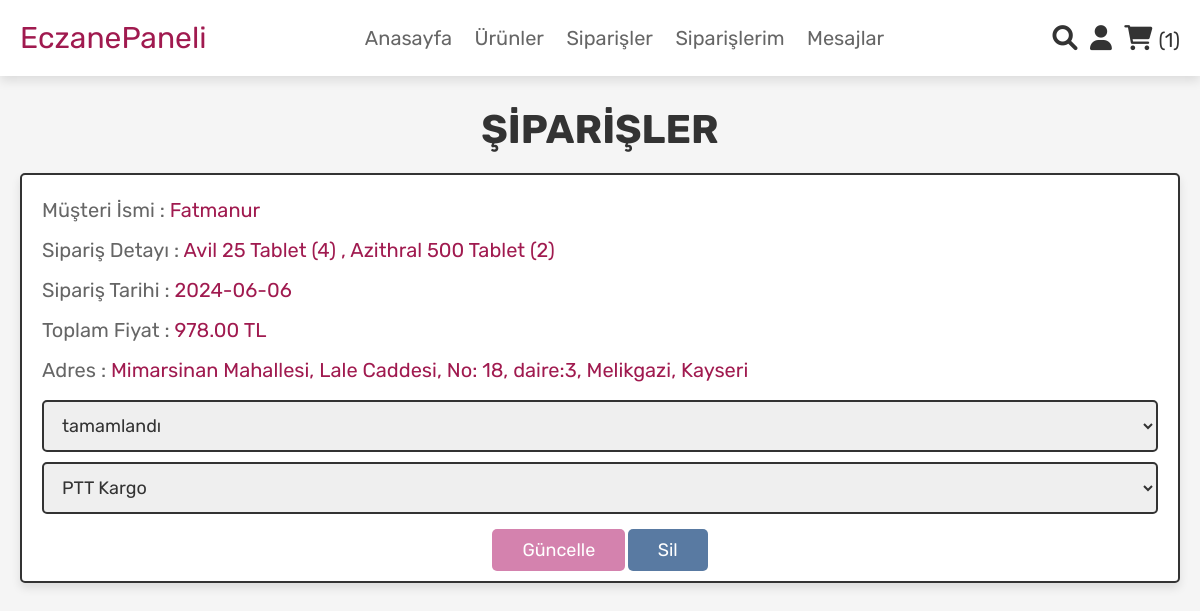
/pharmacyyy/eczane_orders.php (signed in), run on the app's committed database.
### pharmacyyy/eczane_orders.php (the view, shortened to what this page needs)
<?php
$eczane_name = $_SESSION['eczane_name'];
?>
<!DOCTYPE html>
<html lang="en">
<head>
   <link rel="stylesheet" href="https://cdnjs.cloudflare.com/ajax/libs/font-awesome/6.0.0/css/all.min.css">
   <link rel="stylesheet" href="css/admin_style.css">
</head>
<body>
<?php @include 'eczane_header.php'; ?>
<section class="placed-orders">
   <h1 class="title">ŞİPARİŞLER</h1>
   <div class="box-container">
      <?php
      $select_orders = mysqli_query($conn, "SELECT * FROM `siparişler` WHERE eczane_name = '$eczane_name'") or die('query failed');
      if (mysqli_num_rows($select_orders) > 0) {
         while ($fetch_orders = mysqli_fetch_assoc($select_orders)) {
      ?>
      <div class="box">
         <p> Müşteri İsmi : <span><?php echo $fetch_orders['user_name']; ?></span> </p>
         <p> Sipariş Detayı : <span><?php echo $fetch_orders['sipariş_özeti']; ?></span> </p>
         <p> Sipariş Tarihi : <span><?php echo $fetch_orders['sipariş_tarihi']; ?></span> </p>
         <p> Toplam Fiyat : <span><?php echo $fetch_orders['toplam_fiyat']; ?> TL</span> </p>
         <p> Adres : <span><?php echo $fetch_orders['adres']; ?></span> </p>
         <form action="" method="post">
            <select name="update_payment">
               <option disabled selected><?php echo $fetch_orders['durum']; ?></option>
            </select>
            <select name="update_shipping">
               <option disabled selected><?php echo $fetch_orders['kargo']; ?></option>
            </select>
            <input type="submit" name="update_order" value="Güncelle" class="option-btn">
            <a href="eczane_orders.php?delete=<?php echo $fetch_orders['id']; ?>" class="delete-btn" onclick="return confirm('Sipariş silinsin mi?');">Sil</a>
         </form>
      </div>
      <?php
         }
      } else {
         echo '<p class="empty">Henüz sipariş verilmedi!</p>';
      }
      ?>
   </div>
</section>
</body>
</html>

### pharmacyyy/css/admin_style.css (style rules this page uses)
:root { --pink:#a01a4f; --red:#597aa2; --orange:#d482ae; --black:#333; --white:#fff; --light-color:#666; --light-white:#ccc; --light-bg:#f5f5f5; --border:.2rem solid var(--black); --box-shadow:0 .5rem 1rem rgba(0,0,0,.1); }
* { font-family: 'Rubik', sans-serif; margin:0; padding:0; box-sizing: border-box; outline: none; border:none; text-decoration: none; transition:all .2s linear; }
html { font-size: 62.5%; overflow-x: hidden; scroll-behavior: smooth; scroll-padding-top: 6.5rem; }
body { background: var(--light-bg); }
section { padding:3rem 2rem; }
.title { text-align: center; margin-bottom: 2rem; color:var(--black); text-transform: uppercase; font-size: 4rem; }
.btn, .delete-btn, .option-btn { display: inline-block; border-radius: .5rem; margin-top: 1rem; font-size: 1.8rem; color:var(--white); cursor: pointer; padding:1rem 3rem; text-transform: capitalize; }
.delete-btn { background-color: var(--red); }
.option-btn { background-color: var(--orange); }
.placed-orders .box-container { display: grid; grid-template-columns: repeat(auto-fit, 33rem); gap:1.5rem; align-items: flex-start; max-width: 1200px; margin: 0 auto; justify-content: center; }
.placed-orders .box-container .box { padding:2rem; border:var(--border); background-color: var(--white); box-shadow: var(--box-shadow); border-radius: .5rem; }
.placed-orders .box-container .box p { margin-bottom: 1rem; font-size: 2rem; color:var(--light-color); }
.placed-orders .box-container .box p span { color:var(--pink); }
.placed-orders .box-container .box form { margin-top: 1rem; text-align: center; }
.placed-orders .box-container .box form select { width: 100%; border:var(--border); padding:1.2rem 1.4rem; font-size: 1.8rem; color:var(--black); border:var(--border); border-radius: .5rem; margin:.5rem 0; }
.placed-orders .box-container { max-width: 1200px; margin:0 auto; display: flex; flex-wrap: wrap; gap:1.5rem; align-items: flex-start; }
.placed-orders .box-container .box { background-color: var(--white); padding:1rem 2rem; border:var(--border); box-shadow: var(--box-shadow); flex:1 1 40rem; border-radius: .5rem; }
.placed-orders .box-container .box p { margin: 1rem 0; font-size: 2rem; line-height: 1.5; color:var(--light-color); }

### data on the page
siparişler: user_name "Fatmanur", sipariş_özeti "Avil 25 Tablet (4) , Azithral 500 Tablet (2)", sipariş_tarihi "2024-06-06", toplam_fiyat "978.00", adres "Mimarsinan Mahallesi, Lale Caddesi, No: 18, daire:3, Melikgazi, Kayseri", update_payment "tamamlandı", update_shipping "PTT Kargo"

### other printed values
$cart_count "1"
